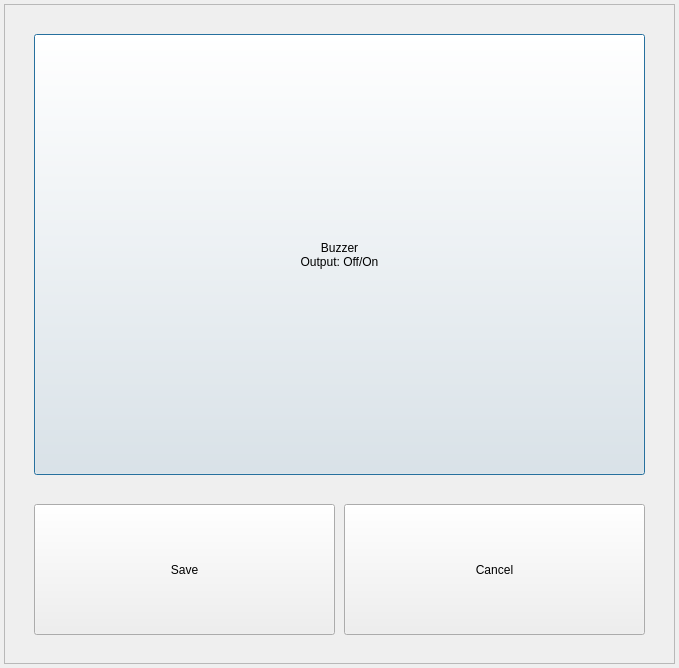
<?xml version="1.0" encoding="UTF-8"?>
<ui version="4.0">
 <class>BuzzerDialog1080p</class>
 <widget class="QDialog" name="BuzzerDialog1080p">
  <property name="geometry">
   <rect>
    <x>0</x>
    <y>0</y>
    <width>679</width>
    <height>668</height>
   </rect>
  </property>
  <property name="windowTitle">
   <string>BUZZER PROPERTY</string>
  </property>
  <widget class="QFrame" name="frame">
   <property name="geometry">
    <rect>
     <x>4</x>
     <y>4</y>
     <width>671</width>
     <height>660</height>
    </rect>
   </property>
   <property name="frameShape">
    <enum>QFrame::StyledPanel</enum>
   </property>
   <property name="frameShadow">
    <enum>QFrame::Raised</enum>
   </property>
   <widget class="QPushButton" name="buttonBuzzer">
    <property name="enabled">
     <bool>true</bool>
    </property>
    <property name="geometry">
     <rect>
      <x>30</x>
      <y>30</y>
      <width>611</width>
      <height>441</height>
     </rect>
    </property>
    <property name="minimumSize">
     <size>
      <width>400</width>
      <height>300</height>
     </size>
    </property>
    <property name="maximumSize">
     <size>
      <width>16777215</width>
      <height>16777215</height>
     </size>
    </property>
    <property name="text">
     <string>Buzzer
Output: Off/On</string>
    </property>
   </widget>
   <widget class="QPushButton" name="pushButtonSave">
    <property name="geometry">
     <rect>
      <x>30</x>
      <y>500</y>
      <width>301</width>
      <height>131</height>
     </rect>
    </property>
    <property name="text">
     <string>Save</string>
    </property>
   </widget>
   <widget class="QPushButton" name="pushButtonClose">
    <property name="geometry">
     <rect>
      <x>340</x>
      <y>500</y>
      <width>301</width>
      <height>131</height>
     </rect>
    </property>
    <property name="text">
     <string>Cancel</string>
    </property>
   </widget>
  </widget>
 </widget>
 <layoutdefault spacing="6" margin="11"/>
 <resources/>
 <connections/>
</ui>
